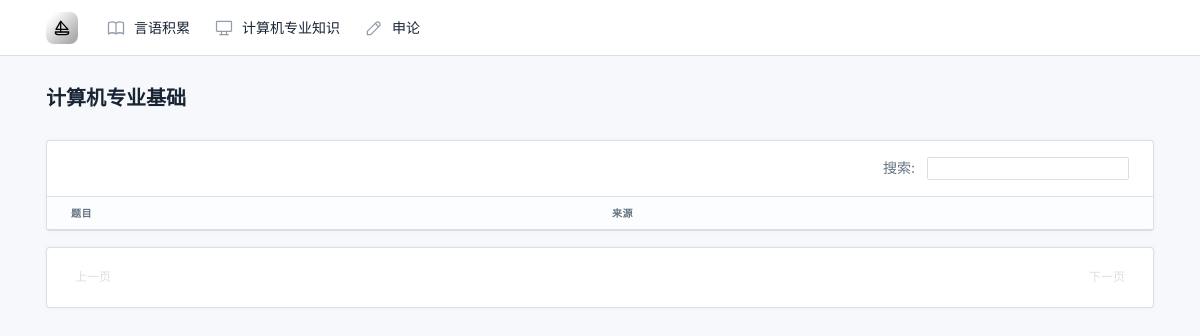
The page /cs/list on the database as committed earlier.
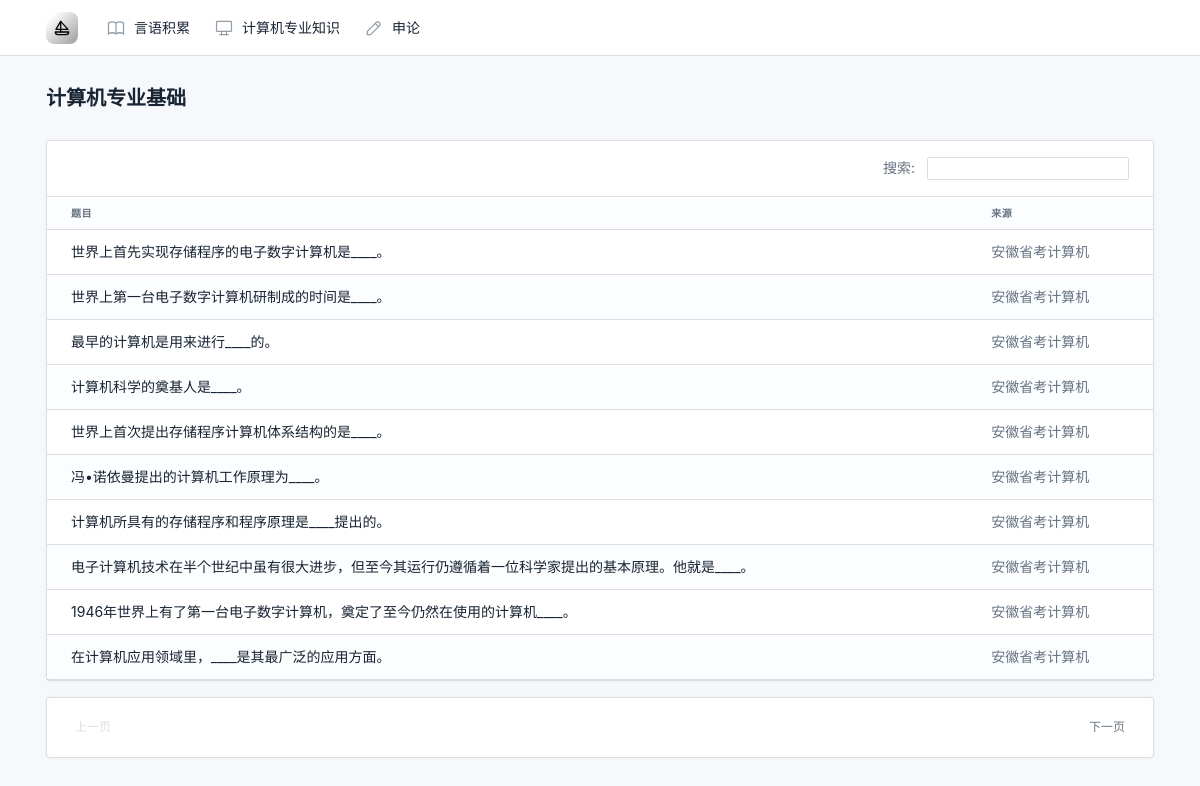
The same page on the database as committed later.
### cs/models.py (models this page shows)
class Questions(models.Model):
    SUBJECT_CHOICES = (
        ('cs', '计算机基础知识'),
        ('db', '数据库')
    )
    KIND_CHOICES = (
        (1, '单选题'),
        (2, '多选题'),
        (3, '应用题')
    )
    text = models.TextField()
    category = models.CharField(max_length=10, choices=SUBJECT_CHOICES)
    kind = models.IntegerField(choices=KIND_CHOICES)
    source = models.CharField(max_length=100)
    options = models.TextField(blank=True)
    answer = models.TextField(blank=True)

### cs/views.py (the view)
# urls.py: path('list', views.question_list, name='cs'),
def question_list(request):
    query = request.GET.get('s')
    if query is None:
        questions = Questions.objects.all()
    else:
        questions = Questions.objects.filter(text__contains=query).order_by('id')
    per_page = 10
    paginator = Paginator(questions, per_page)
    page_number = request.GET.get('page')
    page_obj = paginator.get_page(page_number)
    context = {
        'questions': page_obj,
        'query': query,
    }
    return render(request, 'cs/cs.html', context)

### templates/cs/cs.html (shortened to what this page needs)
{% load static %}
<!DOCTYPE html>
<html lang="en">
<head>
    <link href="{% static 'css/tabler.min.css' %}" rel="stylesheet"/>
    <link href="{% static 'css/tabler-flags.min.css' %}" rel="stylesheet"/>
    <link href="{% static 'css/tabler-payments.min.css' %}" rel="stylesheet"/>
    <link href="{% static 'css/tabler-vendors.min.css' %}" rel="stylesheet"/>
</head>
<body>
{% include 'header.html' %}
<div class="page-wrapper">
    <div class="page-header d-print-none">
        <div class="container-xl">
            <div class="row g-2 align-items-center">
                <div class="col">
                    <h2 class="page-title">
                        计算机专业基础
                    </h2>
                </div>
            </div>
        </div>
    </div>
    <div class="page-body">
        <div class="container-xl">
            <div class="row row-cards">
                <div class="col-12">
                    <div class="card">
                        <div class="card-body border-bottom py-3">
                            <div class="d-flex">
                                <div class="ms-auto text-muted">
                                    搜索:
                                    <div class="ms-2 d-inline-block">
                                        <label>
                                            <input id="cs-search" type="text" class="form-control form-control-sm"
                                                   value="{{ query|default_if_none:"" }}">
                                        </label>
                                    </div>
                                </div>
                            </div>
                        </div>
                        <div class="table-responsive">
                            <table class="table table-vcenter card-table table-striped">
                                <thead>
                                <tr>
                                    <th>题目</th>
                                    <th>来源</th>
                                </tr>
                                </thead>
                                <tbody>
                                {% for question in questions %}
                                    <tr>
                                        <td><a class="page-link" href="/cs/detail/{{ question.id }}">{{ question.text|truncatechars:100 }}</a></td>
                                        <td class="text-muted">
                                            {{ question.source }}
                                        </td>
                                    </tr>
                                {% endfor %}
                                </tbody>
                            </table>
                        </div>
                    </div>
                </div>
                <div class="col-12">
                    <div class="card">
                        <div class="card-body">
                            <ul class="pagination ">
                                {% if questions.has_previous %}
                                    <li class="page-item page-prev">
                                        <a class="page-link" href="?page={{ questions.previous_page_number }}">
                                            <div class="page-item-subtitle">上一页</div>
                                        </a>
                                    </li>
                                {% else %}
                                    <li class="page-item page-prev disabled">
                                        <a class="page-link" href="#">
                                            <div class="page-item-subtitle">上一页</div>
                                        </a>
                                    </li>
                                {% endif %}
                                {% if questions.has_next %}
                                    <li class="page-item page-next">
                                        <a class="page-link" href="?page={{ questions.next_page_number }}">
                                            <div class="page-item-subtitle">下一页</div>
                                        </a>
                                    </li>
                                {% else %}
                                    <li class="page-item page-next disabled">
                                        <a class="page-link" href="#">
                                            <div class="page-item-subtitle">下一页</div>
                                        </a>
                                    </li>
                                {% endif %}
                            </ul>
                        </div>
                    </div>
                </div>
            </div>
        </div>
    </div>
</div>
</body>
</html>

### templates/header.html (shortened to what this page needs)
{% load static %}
<header class="navbar navbar-expand-md d-print-none">
    <div class="container-xl">
        <h1 class="navbar-brand navbar-brand-autodark d-none-navbar-horizontal pe-0 pe-md-3">
            <a href="/">
                <img src="{% static 'logo.svg' %}" width="110" height="32" alt="上岸" class="navbar-brand-image">
            </a>
        </h1>
        <div class="collapse navbar-collapse" id="navbar-menu">
            <div class="d-flex flex-column flex-md-row flex-fill align-items-stretch align-items-md-center">
                <ul class="navbar-nav">
                    <li class="nav-item">
                        <a class="nav-link" href="/language/list">
                            <span class="nav-link-icon d-md-none d-lg-inline-block">
                            </span><span class="nav-link-title">
                              言语积累
                            </span>
                        </a>
                    </li>
                    <li class="nav-item">
                        <a class="nav-link" href="/cs/list">
                            <span class="nav-link-icon d-md-none d-lg-inline-block">
                            </span><span class="nav-link-title">
                              计算机专业知识
                            </span>
                        </a>
                    </li>
                    <li class="nav-item">
                        <a class="nav-link" href="/argumentation/list">
                            <span class="nav-link-icon d-md-none d-lg-inline-block">
                            </span><span class="nav-link-title">
                              申论
                            </span>
                        </a>
                    </li>
                </ul>
            </div>
        </div>
    </div>
</header>

Rows that differ between the two databases and show on the page:
added Questions: text "世界上首先实现存储程序的电子数字计算机是____。", source "安徽省考计算机"
added Questions: text "世界上第一台电子数字计算机研制成的时间是____。", source "安徽省考计算机"
added Questions: text "最早的计算机是用来进行____的。", source "安徽省考计算机"
added Questions: text "计算机科学的奠基人是____。", source "安徽省考计算机"
added Questions: text "世界上首次提出存储程序计算机体系结构的是____。", source "安徽省考计算机"
added Questions: text "冯•诺依曼提出的计算机工作原理为____。", source "安徽省考计算机"
added Questions: text "计算机所具有的存储程序和程序原理是____提出的。", source "安徽省考计算机"
added Questions: text "电子计算机技术在半个世纪中虽有很大进步，但至今其运行仍遵循着一位科学家提出的基本原理。他就是____。", source "安徽省考计算机"
added Questions: text "1946年世界上有了第一台电子数字计算机，奠定了至今仍然在使用的计算机____。", source "安徽省考计算机"
added Questions: text "在计算机应用领域里，____是其最广泛的应用方面。", source "安徽省考计算机"
